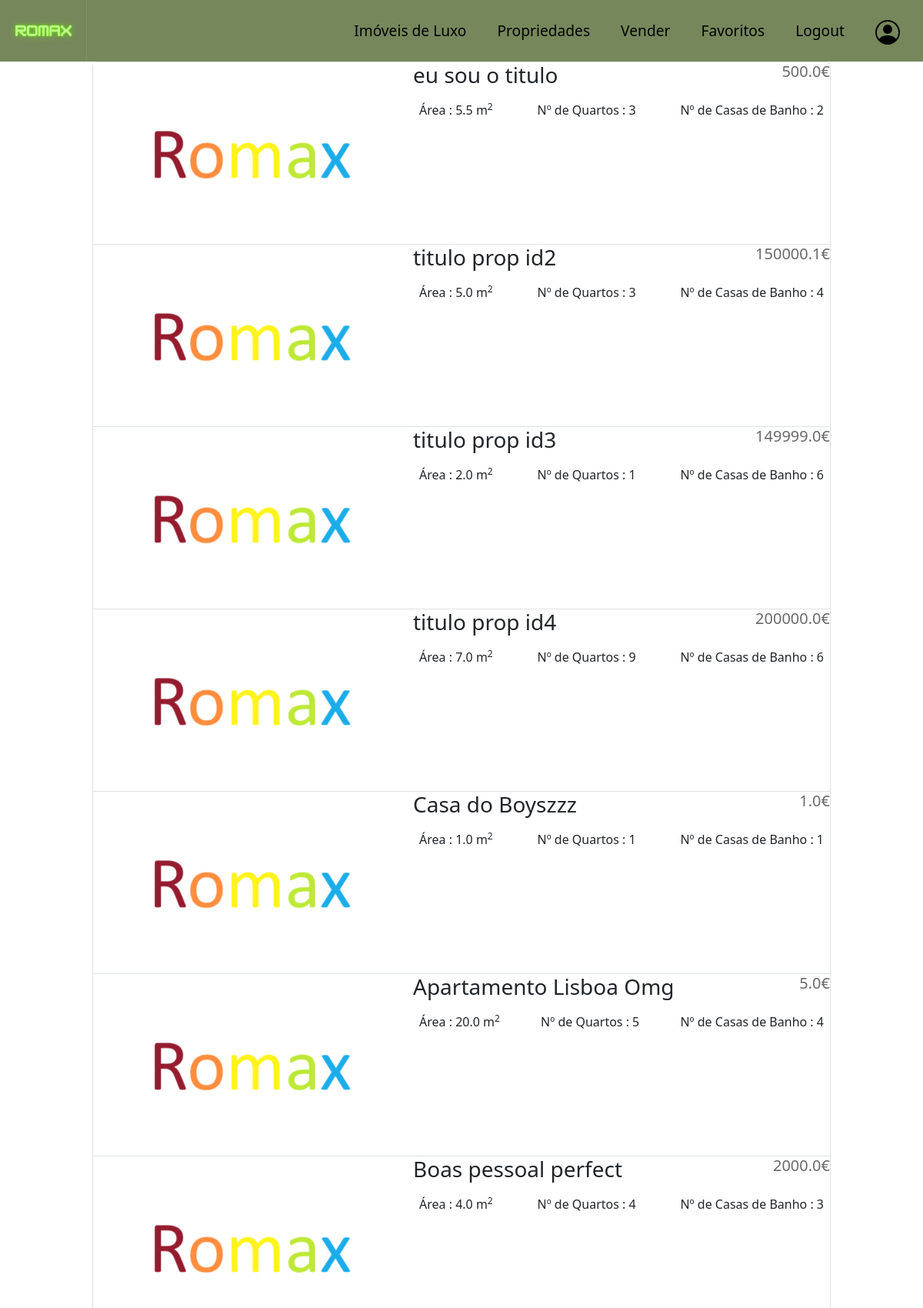
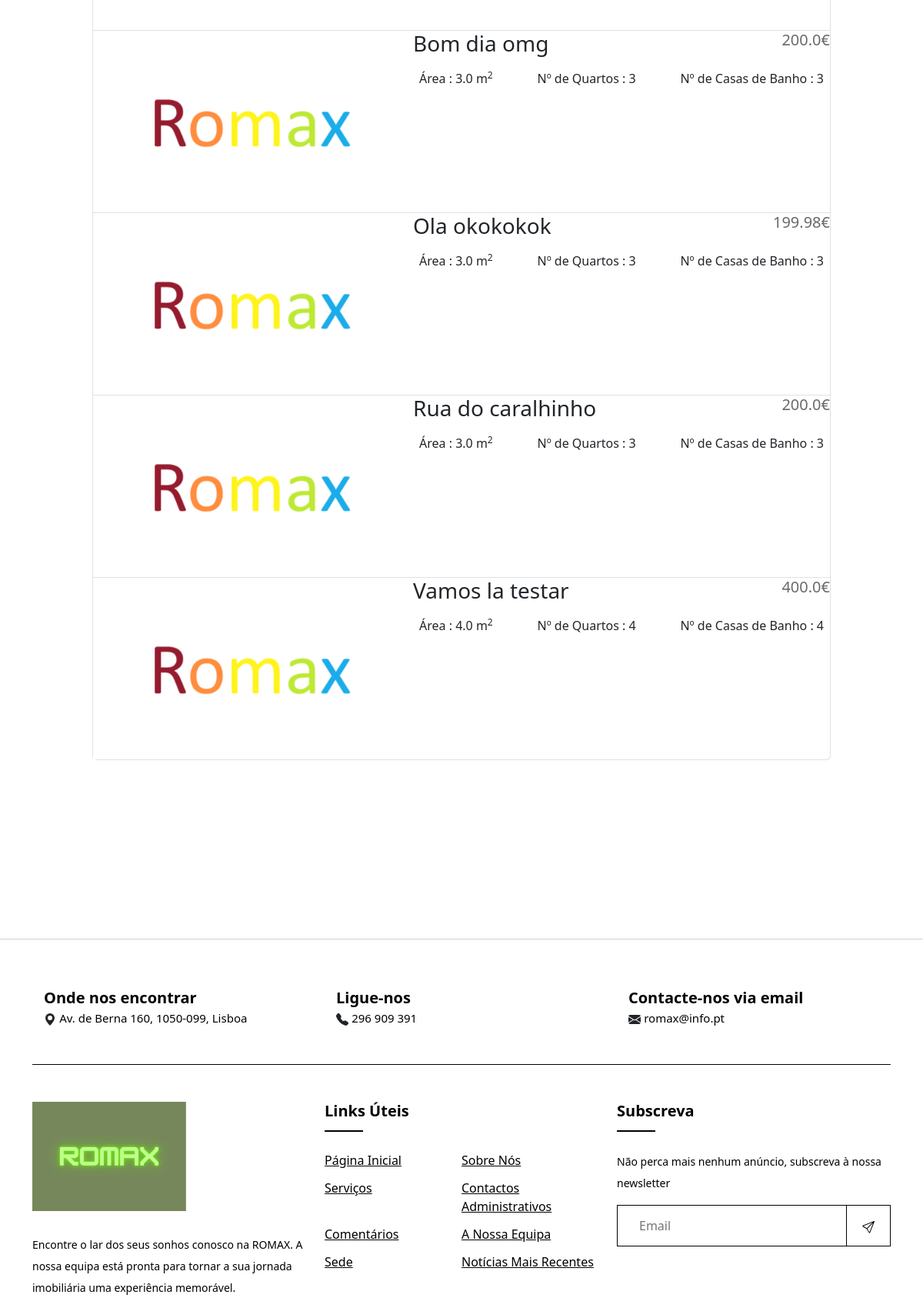
/propriedades_all (signed in, upper part), run on the app's committed database (2 pictures, top to bottom).
### romax/models.py (models this page shows)
class Propriedade(models.Model):
    animais = models.BooleanField()
    tipo = models.PositiveSmallIntegerField(choices=TIPOS_PROPRIEDADES.items(), blank=True)
    subtipo = models.PositiveSmallIntegerField(choices=SUBTIPO_PROPRIEDADES.items(), blank=True)
    dataDeCriacao= models.DateTimeField(auto_now_add=True)
    codigoPostal = models.CharField(max_length=8)
    morada = models.CharField(max_length=MAX_MORADA_LEN)
    numQuartos = models.PositiveSmallIntegerField()
    area = models.FloatField() #acima de zero
    anoConstrucao = models.PositiveSmallIntegerField() #maoir que a casa mais velha de Portugal (1083)
    mobilada = models.BooleanField()
    negociavel = models.BooleanField()
    descricao = models.TextField()
    numWCs = models.PositiveSmallIntegerField()
    classeEnergetica = models.PositiveSmallIntegerField(choices=CLASSES_ENERGETICAS.items())
    titulo = models.CharField(max_length=MAX_TITULO_LEN,unique=True)
    highlighted = models.BooleanField(default=False)
    preco = models.FloatField()
    cidade = models.PositiveSmallIntegerField(choices=CIDADES.items())
    dono = models.ForeignKey(Cliente, on_delete=models.CASCADE, null=True, blank=True)

### romax/views.py (the view)
# urls.py: path('propriedades_all', views.propriedades_all, name='propriedades_all'),
def propriedades_all(request):
    return render(request, 'romax/resultados_pesquisas.html', context={
        'Resultados': Propriedade.objects.all()
    })

### romax/templates/romax/resultados_pesquisas.html (shortened to what this page needs)
{% extends 'romax/base_page.html' %}
{% block rest_of_page %}
<div class="d-flex flex-column mb-3">
     <div class="list-group" id="lista_propriedades" >
        {% for propriedade in Resultados %}
             <a href="{% url 'romax:propriedade' propriedade.id %}" class="list-group-item list-group-item-action d-flex flex-row" style="padding: 0">
                 <img src="/romax/static/media/Logo.png"  style="height: 100%">
                <div style="width: 100%">
                    <div class="d-flex w-100 justify-content-between align-self-end" style="width: 100%;height: auto">
                        <h3 class="mb-1" style="height: auto">{{ propriedade.titulo }}</h3>
                        <h5 class="mb-1" style="height: auto;color: dimgray">{{ propriedade.preco }}€</h5>
                    </div>
                    <div style="width: 100%" class="d-flex flex-row mb-3 justify-content-between">
                        <div class="p-2">Área : {{ propriedade.area }} m<sup>2</sup></div>
                        <div class="p-2">Nº de Quartos : {{ propriedade.numQuartos }}</div>
                        <div class="p-2"> Nº de Casas de Banho : {{ propriedade.numWCs }}</div>
                    </div>
                </div>
             </a>
        {% empty %}
            <p>
                <h1>:( Não foram encontradas propriedades.</h1>
            </p>
        {% endfor %}
     </div>
</div>
{%  endblock %}

### data on the page
Propriedade: titulo "eu sou o titulo", preco "500.0", area "5.5", numQuartos "3", numWCs "2"
Propriedade: titulo "titulo prop id2", preco "150000.1", area "5.0", numQuartos "3", numWCs "4"
Propriedade: titulo "titulo prop id3", preco "149999.0", area "2.0", numQuartos "1", numWCs "6"
Propriedade: titulo "titulo prop id4", preco "200000.0", area "7.0", numQuartos "9", numWCs "6"
Propriedade: titulo "Casa do Boyszzz", preco "1.0", area "1.0", numQuartos "1", numWCs "1"
Propriedade: titulo "Apartamento Lisboa Omg", preco "5.0", area "20.0", numQuartos "5", numWCs "4"
Propriedade: titulo "Boas pessoal perfect", preco "2000.0", area "4.0", numQuartos "4", numWCs "3"
Propriedade: titulo "Bom dia omg", preco "200.0", area "3.0", numQuartos "3", numWCs "3"
Propriedade: titulo "Ola okokokok", preco "199.98", area "3.0", numQuartos "3", numWCs "3"
Propriedade: titulo "Rua do caralhinho", preco "200.0", area "3.0", numQuartos "3", numWCs "3"
Propriedade: titulo "Vamos la testar", preco "400.0", area "4.0", numQuartos "4", numWCs "4"
